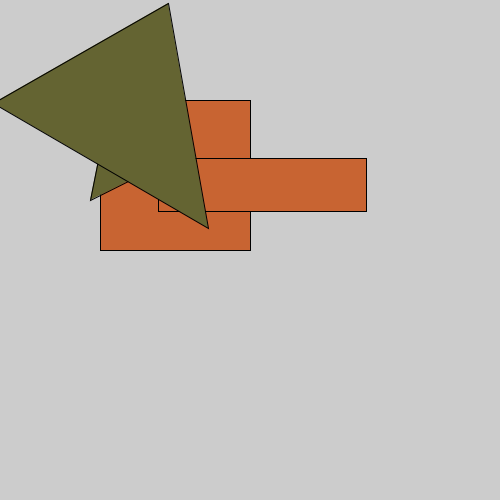
Frame 1 (no input)
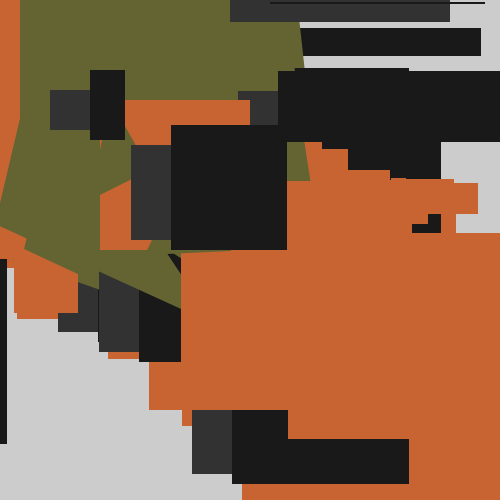
Frame 60 (the mouse pressed at the canvas centre just before this capture)
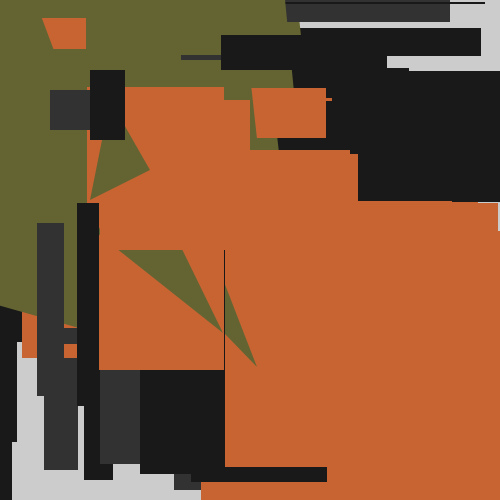
Frame 120 (the mouse held since frame 60 and released just before this capture)

The Processing sketch that drew these frames (run headless with seeded random() and noise(); from frame 60 on, the mouse is pressed at the canvas centre):

// Processing sketch: house
// ── house.pde
void setup() {
 size(500, 500); 
}

void draw() {
  // build a house!
  drawHouse(200,200);
  drawHouse(int(random(0,400)), int(random(0,400)));
  noStroke();
}
  void drawHouse(int x, int y) {
  fill(200,100,50);
  rect(x-100,x-100,x-50,y-50);
  
  fill(100,100,50);
  triangle(x-90,y-100,x-50,x-30,y-110,y);
  fill(50,50,50);
 rect(x-150,y-110,x-160,y-160);
 fill(25,25,25);
 rect(x-110,y-130,x-165,y-130); 
}
